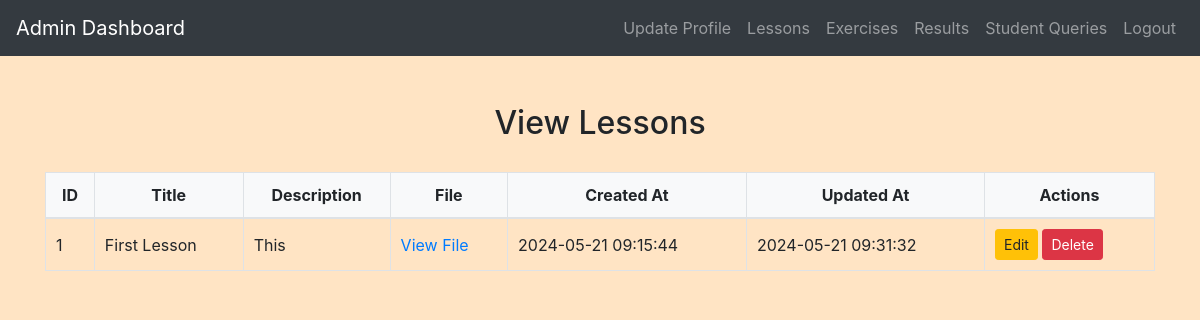
Page /admin/view_lessons.php (signed in) on the committed database.
### tables this page shows
CREATE TABLE `lessons` (
  `lesson_id` int(11) NOT NULL,
  `title` varchar(255) NOT NULL,
  `description` text NOT NULL,
  `file_path` varchar(255) NOT NULL,
  `created_at` datetime DEFAULT current_timestamp(),
  `updated_at` datetime DEFAULT current_timestamp() ON UPDATE current_timestamp()
);

### admin/view_lessons.php (the view, shortened to what this page needs)
<?php
include('config.php');
$result = $conn->query("SELECT * FROM lessons ORDER BY created_at DESC");
?>
<!DOCTYPE html>
<html>
<head>
    <link rel="stylesheet" href="https://maxcdn.bootstrapcdn.com/bootstrap/4.5.2/css/bootstrap.min.css">
    <link rel="stylesheet" href="../css/style.css">
</head>
<body>
<?php include('admin_navbar.php'); ?>
<div class="container mt-5">
    <h2>View Lessons</h2>
    <table class="table table-bordered">
        <thead>
            <tr>
                <th>ID</th>
                <th>Title</th>
                <th>Description</th>
                <th>File</th>
                <th>Created At</th>
                <th>Updated At</th>
                <th>Actions</th>
            </tr>
        </thead>
        <tbody>
            <?php while ($row = $result->fetch_assoc()): ?>
                <tr>
                    <td><?php echo $row['lesson_id']; ?></td>
                    <td><?php echo htmlspecialchars($row['title']); ?></td>
                    <td><?php echo htmlspecialchars($row['description']); ?></td>
                    <td><a href="<?php echo $row['file_path']; ?>" target="_blank">View File</a></td>
                    <td><?php echo $row['created_at']; ?></td>
                    <td><?php echo $row['updated_at']; ?></td>
                    <td>
                        <button class="btn btn-warning btn-sm" data-toggle="modal" data-target="#editModal<?php echo $row['lesson_id']; ?>">Edit</button>
                        <a href="view_lessons.php?delete=<?php echo $row['lesson_id']; ?>" class="btn btn-danger btn-sm" onclick="return confirm('Are you sure you want to delete this lesson?');">Delete</a>
                    </td>
                </tr>
            <?php endwhile; ?>
        </tbody>
    </table>
</div>
</body>
</html>

### css/style.css (style rules this page uses)
body { background-color: bisque; }
h1, h2, h3, h4 { text-align: center; margin-top: 30px; margin-bottom: 30px; }
.table { width: 100%; border-collapse: collapse; margin-top: 20px; }
.table th, .table td { padding: 10px; border: 1px solid #dee2e6; }
.table thead th { background-color: #f8f9fa; font-weight: bold; text-align: center; }
.table tbody td { vertical-align: middle; }

### rows in the picture
lessons: lesson_id "1", title "First Lesson", description "This", created_at "2024-05-21 09:15:44", updated_at "2024-05-21 09:31:32"
